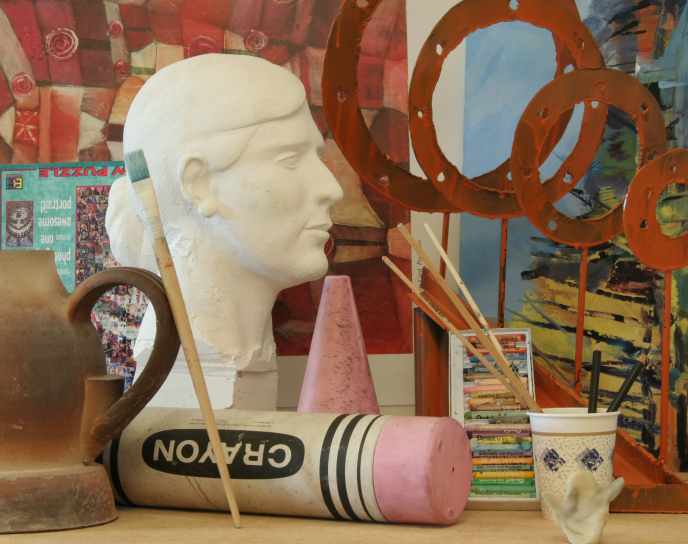
#> input picture depth_superres/reference.png, 1376 x 1088 px (shown at 1/2 size)
$ jupyter execute --allow-errors DTSolver.ipynb   (older library calls are emulated)
#> lines starting #> are read from the running program, lines starting #| are printed output that depends on the picture
### domain_transform.py
import cv2
import math
import numpy as np
import numpy.matlib as mat
from matplotlib import pyplot as plt

class DomainTransform:

    def __init__(self):
        pass


    # [133 lines left out: functions normalized_convolution, transformed_domain_box_filter_row, transformed_domain_box_filter_horizontal, calculate_filtered, not called in this run]


    @staticmethod
    def transpose(_image):
        return cv2.transpose(_image)

### DTSolver.ipynb
[cell 1]
import numpy as np
import cv2
import cv2.ximgproc as cvx
import matplotlib.pyplot as plt
from domain_transform import DomainTransform
from skimage.io import imread
import scipy.stats as st


dt = DomainTransform()

[cell 2]
lmbd = 0.99

[cell 3]
def derivative(zi, confidence, target, reference, lmbd):
    return lmbd*(zi - reference) + confidence*(zi - target)

[cell 4]
def cost(zi, confidence, target, reference, lmdb):
    cost_matrix1 = np.power(zi - reference, 2)
    cost_matrix2 = confidence*np.power(zi - target, 2)
    sum1 = (lmbd/2)*np.sum(np.sum(cost_matrix1, axis=0), axis=0)
    sum2 = np.sum(np.sum(cost_matrix2, axis=0), axis=0)
    return sum1 + sum2

[cell 5]
reference = imread('depth_superres/reference.png') / 255.0
#reference = cv2.cvtColor(reference, cv2.COLOR_BGR2GRAY)/ 255.0
target = imread('depth_superres/target.png')
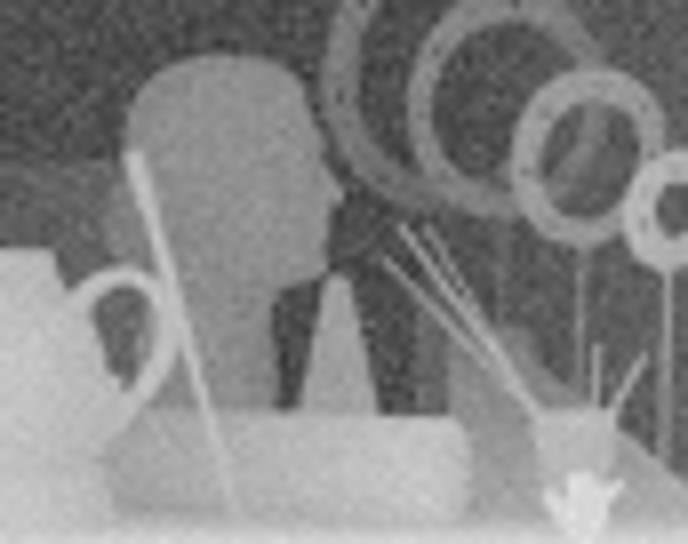
#> input picture depth_superres/target.png, 1376 x 1088 px (shown at 1/2 size)
#> target is the input picture: shape (1088, 1376) uint16; min 13499, max 58256, mean 33975.9
#> (the rest of this cell did not finish here and is left out)

[cell 6]
# Used to build the bump model
'''def gkern(kernlen=21, nsig=3):
    """Returns a 2D Gaussian kernel array."""

    interval = (2*nsig+1.)/(kernlen)
    x = np.linspace(-nsig-interval/2., nsig+interval/2., kernlen+1)
    kern1d = np.diff(st.norm.cdf(x))
    kernel_raw = np.sqrt(np.outer(kern1d, kern1d))
    kernel = kernel_raw#/kernel_raw.sum()
    return kernel

def generate_bump(image, size, sigma):
    x = gkern(size, sigma)
    y = gkern(size, sigma)
    bump = x*y.T
    bump = bump/np.max(bump)
    bump_image = np.tile(bump, (int(image.shape[0]/size), int(image.shape[1]/size)))
    return bump_image'''

[cell 7]
# USsed for other inputs
'''reference = imread('art_big/view1.png')
reference = cv2.resize(reference, (1376, 1088))
reference = cv2.cvtColor(reference, cv2.COLOR_BGR2GRAY)/255.0
target = imread('art_big/depth_4_n.png')/255
target = cv2.resize(target, (1376, 1088), interpolation=cv2.INTER_CUBIC)
confidence = generate_bump(target, 16, 2)
gt = imread('depth_superres/ground_truth.png')'''

Convert to domain [0,1] as bilateral solver example

#> (a cell that did not finish here is left out)

[cell 9]
t = target.astype(np.double)/(pow(2,16)-1)
#> (the rest of this cell did not finish here and is left out)

[cell 10]
reference = reference.astype(np.float32)
t = target.astype(np.float32)
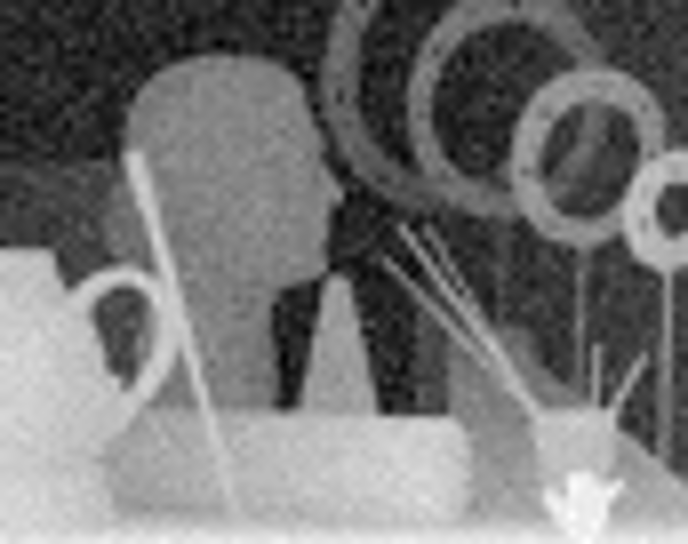
#> t: shape (1088, 1376) float32 (shown at 1/2 size); min 13499, max 58256, mean 33975.9; drawn with min black and max white
#> (the rest of this cell did not finish here and is left out)

Joint filtering the target map using the reference as parameter(The same way described in the DT paper).
This is equivalent to equation (10) in DTSolver

[cell 11]
#filtered_target = dt.normalized_convolution(t, 200, 0.55, 3, reference)
filtered_target = cvx.dtFilter(reference, t, 1200, 0.1, mode=cvx.DTF_NC, numIters=3)
